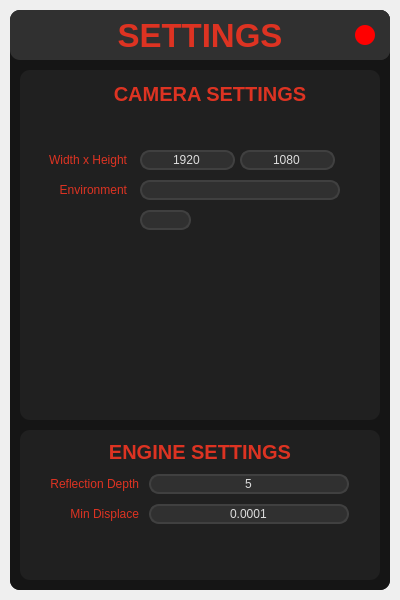
<?xml version="1.0" encoding="UTF-8"?>
<ui version="4.0">
 <class>Settings</class>
 <widget class="QWidget" name="Settings">
  <property name="geometry">
   <rect>
    <x>0</x>
    <y>0</y>
    <width>400</width>
    <height>600</height>
   </rect>
  </property>
  <property name="windowTitle">
   <string>Form</string>
  </property>
  <property name="styleSheet">
   <string notr="true">QLineEdit{
	color: rgb(221, 221, 221);
	background-color: rgb(48, 48, 48);
	border: 2px solid rgb(64, 64, 64);
	border-radius: 10px;
	selection-color: rgb(16, 16, 16);
	selection-background-color: rgb(221, 51, 34);
}
QLineEdit::focus{
	border-color: rgb(221, 51, 34);
}</string>
  </property>
  <layout class="QVBoxLayout" name="verticalLayout">
   <property name="spacing">
    <number>0</number>
   </property>
   <property name="leftMargin">
    <number>10</number>
   </property>
   <property name="topMargin">
    <number>10</number>
   </property>
   <property name="rightMargin">
    <number>10</number>
   </property>
   <property name="bottomMargin">
    <number>10</number>
   </property>
   <item>
    <widget class="QFrame" name="drop_shadow_frame">
     <property name="styleSheet">
      <string notr="true">QFrame{
	
	background-color: #151515;
	border-radius: 10px;
}</string>
     </property>
     <property name="frameShape">
      <enum>QFrame::StyledPanel</enum>
     </property>
     <property name="frameShadow">
      <enum>QFrame::Raised</enum>
     </property>
     <layout class="QVBoxLayout" name="verticalLayout_3">
      <property name="spacing">
       <number>0</number>
      </property>
      <property name="leftMargin">
       <number>0</number>
      </property>
      <property name="topMargin">
       <number>0</number>
      </property>
      <property name="rightMargin">
       <number>0</number>
      </property>
      <property name="bottomMargin">
       <number>0</number>
      </property>
      <item>
       <widget class="QFrame" name="title_bar">
        <property name="minimumSize">
         <size>
          <width>380</width>
          <height>0</height>
         </size>
        </property>
        <property name="maximumSize">
         <size>
          <width>16777215</width>
          <height>50</height>
         </size>
        </property>
        <property name="styleSheet">
         <string notr="true">QFrame{
	background-color: #303030;
	border-radius: 10px;
}</string>
        </property>
        <property name="frameShape">
         <enum>QFrame::StyledPanel</enum>
        </property>
        <property name="frameShadow">
         <enum>QFrame::Raised</enum>
        </property>
        <layout class="QHBoxLayout" name="horizontalLayout">
         <property name="spacing">
          <number>0</number>
         </property>
         <property name="leftMargin">
          <number>0</number>
         </property>
         <property name="topMargin">
          <number>0</number>
         </property>
         <property name="rightMargin">
          <number>0</number>
         </property>
         <property name="bottomMargin">
          <number>0</number>
         </property>
         <item>
          <widget class="QLabel" name="title">
           <property name="minimumSize">
            <size>
             <width>0</width>
             <height>50</height>
            </size>
           </property>
           <property name="maximumSize">
            <size>
             <width>16777215</width>
             <height>50</height>
            </size>
           </property>
           <property name="font">
            <font>
             <family>Segoe UI</family>
             <pointsize>25</pointsize>
             <weight>75</weight>
             <bold>true</bold>
            </font>
           </property>
           <property name="styleSheet">
            <string notr="true">QLabel{
	background-color: none;
	color: #dd3322;
	padding-left: 50px;
}</string>
           </property>
           <property name="text">
            <string>SETTINGS</string>
           </property>
           <property name="alignment">
            <set>Qt::AlignCenter</set>
           </property>
          </widget>
         </item>
         <item>
          <widget class="QFrame" name="frame_btns">
           <property name="maximumSize">
            <size>
             <width>50</width>
             <height>16777215</height>
            </size>
           </property>
           <property name="frameShape">
            <enum>QFrame::StyledPanel</enum>
           </property>
           <property name="frameShadow">
            <enum>QFrame::Raised</enum>
           </property>
           <layout class="QHBoxLayout" name="horizontalLayout_2">
            <property name="spacing">
             <number>0</number>
            </property>
            <property name="leftMargin">
             <number>15</number>
            </property>
            <property name="topMargin">
             <number>15</number>
            </property>
            <property name="rightMargin">
             <number>15</number>
            </property>
            <property name="bottomMargin">
             <number>15</number>
            </property>
            <item>
             <widget class="QPushButton" name="exitSettingsBtn">
              <property name="minimumSize">
               <size>
                <width>20</width>
                <height>20</height>
               </size>
              </property>
              <property name="styleSheet">
               <string notr="true">QPushButton {
	border: none;
	border-radius: 10px;		
	background-color: rgb(255, 0, 0);
}
QPushButton:hover {		
	background-color: rgba(255, 0, 0, 150);
}</string>
              </property>
              <property name="text">
               <string/>
              </property>
              <property name="icon">
               <iconset>
                <normaloff>../exit.ico</normaloff>../exit.ico</iconset>
              </property>
              <property name="iconSize">
               <size>
                <width>14</width>
                <height>14</height>
               </size>
              </property>
             </widget>
            </item>
           </layout>
          </widget>
         </item>
        </layout>
       </widget>
      </item>
      <item>
       <widget class="QFrame" name="content_bar">
        <property name="styleSheet">
         <string notr="true">QLabel{
	background-color: none;
	color: #dd3322;
	font-family: Segoe UI;	
}</string>
        </property>
        <property name="frameShape">
         <enum>QFrame::StyledPanel</enum>
        </property>
        <property name="frameShadow">
         <enum>QFrame::Raised</enum>
        </property>
        <layout class="QVBoxLayout" name="verticalLayout_2">
         <property name="spacing">
          <number>10</number>
         </property>
         <property name="leftMargin">
          <number>10</number>
         </property>
         <property name="topMargin">
          <number>10</number>
         </property>
         <property name="rightMargin">
          <number>10</number>
         </property>
         <property name="bottomMargin">
          <number>10</number>
         </property>
         <item>
          <widget class="QFrame" name="frame_3">
           <property name="styleSheet">
            <string notr="true">QFrame{
	
	background-color: #202020;
	border-radius: 10px;
}</string>
           </property>
           <property name="frameShape">
            <enum>QFrame::StyledPanel</enum>
           </property>
           <property name="frameShadow">
            <enum>QFrame::Raised</enum>
           </property>
           <widget class="QLabel" name="label_4">
            <property name="geometry">
             <rect>
              <x>40</x>
              <y>10</y>
              <width>300</width>
              <height>28</height>
             </rect>
            </property>
            <property name="font">
             <font>
              <family>Segoe UI</family>
              <pointsize>15</pointsize>
              <weight>75</weight>
              <bold>true</bold>
             </font>
            </property>
            <property name="styleSheet">
             <string notr="true">QLabel{
	background-color: none;
	color: #dd3322;
}</string>
            </property>
            <property name="text">
             <string>CAMERA SETTINGS</string>
            </property>
            <property name="alignment">
             <set>Qt::AlignCenter</set>
            </property>
           </widget>
           <widget class="QLineEdit" name="width">
            <property name="geometry">
             <rect>
              <x>120</x>
              <y>80</y>
              <width>95</width>
              <height>20</height>
             </rect>
            </property>
            <property name="maximumSize">
             <size>
              <width>95</width>
              <height>16777215</height>
             </size>
            </property>
            <property name="text">
             <string>1920</string>
            </property>
            <property name="alignment">
             <set>Qt::AlignCenter</set>
            </property>
            <property name="placeholderText">
             <string>Width</string>
            </property>
           </widget>
           <widget class="QLineEdit" name="height">
            <property name="geometry">
             <rect>
              <x>220</x>
              <y>80</y>
              <width>95</width>
              <height>20</height>
             </rect>
            </property>
            <property name="maximumSize">
             <size>
              <width>95</width>
              <height>16777215</height>
             </size>
            </property>
            <property name="text">
             <string>1080</string>
            </property>
            <property name="alignment">
             <set>Qt::AlignCenter</set>
            </property>
            <property name="placeholderText">
             <string>Height</string>
            </property>
           </widget>
           <widget class="QLineEdit" name="lineEdit_5">
            <property name="geometry">
             <rect>
              <x>120</x>
              <y>110</y>
              <width>200</width>
              <height>20</height>
             </rect>
            </property>
            <property name="alignment">
             <set>Qt::AlignCenter</set>
            </property>
           </widget>
           <widget class="QLabel" name="label_5">
            <property name="geometry">
             <rect>
              <x>20</x>
              <y>80</y>
              <width>87</width>
              <height>20</height>
             </rect>
            </property>
            <property name="text">
             <string>Width x Height</string>
            </property>
            <property name="alignment">
             <set>Qt::AlignRight|Qt::AlignTrailing|Qt::AlignVCenter</set>
            </property>
           </widget>
           <widget class="QLabel" name="label_6">
            <property name="geometry">
             <rect>
              <x>20</x>
              <y>110</y>
              <width>87</width>
              <height>20</height>
             </rect>
            </property>
            <property name="text">
             <string>Environment</string>
            </property>
            <property name="alignment">
             <set>Qt::AlignRight|Qt::AlignTrailing|Qt::AlignVCenter</set>
            </property>
           </widget>
           <widget class="QLineEdit" name="lineEdit_6">
            <property name="geometry">
             <rect>
              <x>120</x>
              <y>140</y>
              <width>51</width>
              <height>20</height>
             </rect>
            </property>
            <property name="maximumSize">
             <size>
              <width>95</width>
              <height>16777215</height>
             </size>
            </property>
            <property name="alignment">
             <set>Qt::AlignCenter</set>
            </property>
           </widget>
          </widget>
         </item>
         <item>
          <widget class="QFrame" name="frame_2">
           <property name="maximumSize">
            <size>
             <width>16777215</width>
             <height>150</height>
            </size>
           </property>
           <property name="styleSheet">
            <string notr="true">QFrame{
	
	background-color: #202020;
	border-radius: 10px;
}
</string>
           </property>
           <property name="frameShape">
            <enum>QFrame::StyledPanel</enum>
           </property>
           <property name="frameShadow">
            <enum>QFrame::Raised</enum>
           </property>
           <layout class="QFormLayout" name="formLayout">
            <property name="labelAlignment">
             <set>Qt::AlignRight|Qt::AlignTrailing|Qt::AlignVCenter</set>
            </property>
            <property name="horizontalSpacing">
             <number>10</number>
            </property>
            <property name="verticalSpacing">
             <number>10</number>
            </property>
            <property name="leftMargin">
             <number>30</number>
            </property>
            <property name="topMargin">
             <number>10</number>
            </property>
            <property name="rightMargin">
             <number>30</number>
            </property>
            <property name="bottomMargin">
             <number>10</number>
            </property>
            <item row="2" column="0">
             <widget class="QLabel" name="label_2">
              <property name="text">
               <string>Reflection Depth</string>
              </property>
              <property name="alignment">
               <set>Qt::AlignRight|Qt::AlignTrailing|Qt::AlignVCenter</set>
              </property>
             </widget>
            </item>
            <item row="2" column="1">
             <widget class="QLineEdit" name="reflection_depth">
              <property name="maximumSize">
               <size>
                <width>200</width>
                <height>16777215</height>
               </size>
              </property>
              <property name="text">
               <string>5</string>
              </property>
              <property name="alignment">
               <set>Qt::AlignCenter</set>
              </property>
             </widget>
            </item>
            <item row="3" column="0">
             <widget class="QLabel" name="label_3">
              <property name="text">
               <string>Min Displace</string>
              </property>
              <property name="alignment">
               <set>Qt::AlignRight|Qt::AlignTrailing|Qt::AlignVCenter</set>
              </property>
             </widget>
            </item>
            <item row="3" column="1">
             <widget class="QLineEdit" name="lineEdit_2">
              <property name="maximumSize">
               <size>
                <width>200</width>
                <height>16777215</height>
               </size>
              </property>
              <property name="text">
               <string>0.0001</string>
              </property>
              <property name="alignment">
               <set>Qt::AlignCenter</set>
              </property>
             </widget>
            </item>
            <item row="1" column="0" colspan="2">
             <widget class="QLabel" name="label">
              <property name="font">
               <font>
                <family>Segoe UI</family>
                <pointsize>15</pointsize>
                <weight>75</weight>
                <bold>true</bold>
               </font>
              </property>
              <property name="styleSheet">
               <string notr="true">QLabel{
	background-color: none;
	color: #dd3322;
}</string>
              </property>
              <property name="text">
               <string>ENGINE SETTINGS</string>
              </property>
              <property name="alignment">
               <set>Qt::AlignCenter</set>
              </property>
             </widget>
            </item>
           </layout>
          </widget>
         </item>
        </layout>
       </widget>
      </item>
     </layout>
    </widget>
   </item>
  </layout>
 </widget>
 <resources/>
 <connections/>
</ui>
